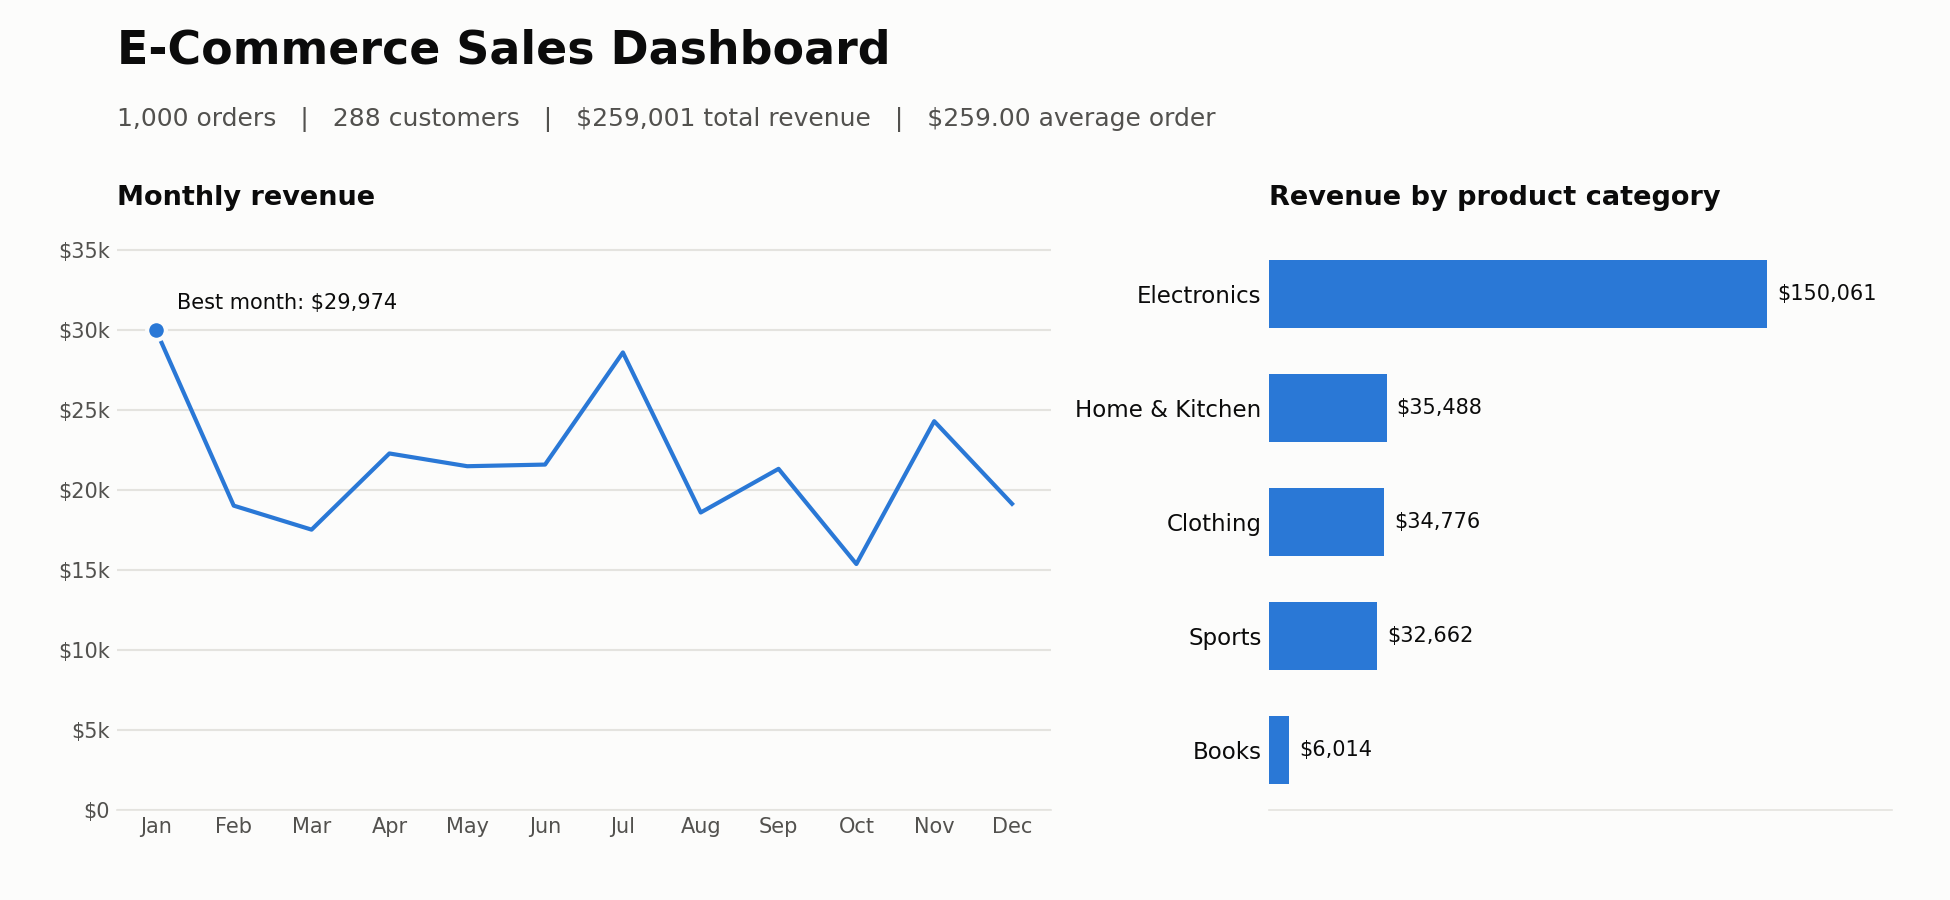

The Python source for this figure:
"""
dashboard.py
------------
Reads the clean data from the SQLite database (ecommerce.db), asks it
questions using SQL, and draws a one-page dashboard with two charts:
  1. Monthly revenue (line chart)
  2. Revenue by product category (bar chart)

Run pipeline.py first, because this script needs ecommerce.db to exist.
"""

from pathlib import Path
import sqlite3

import matplotlib.pyplot as plt
from matplotlib.ticker import FuncFormatter
import pandas as pd

# ----------------------------------------------------------------------
# Settings: file locations and colours
# ----------------------------------------------------------------------
BASE_DIR = Path(__file__).resolve().parent
DB_FILE = BASE_DIR / "ecommerce.db"
CHART_FILE = BASE_DIR / "dashboard.png"

SURFACE = "#fcfcfb"     # background of the page
TEXT = "#0b0b0b"        # main text (near black)
TEXT_SOFT = "#52514e"   # secondary text (dark grey)
GRID = "#e4e3df"        # very light grey for grid lines
BLUE = "#2a78d6"        # the colour of our data


# ----------------------------------------------------------------------
# A small helper that sends a SQL question to the database
# ----------------------------------------------------------------------
def run_query(sql):
    """Send one SQL query to the database and return the answer as a table."""
    conn = sqlite3.connect(DB_FILE)
    result = pd.read_sql_query(sql, conn)
    conn.close()
    return result


# ----------------------------------------------------------------------
# The three SQL questions we ask
# ----------------------------------------------------------------------
SUMMARY_SQL = """
    SELECT
        COUNT(*)                     AS total_orders,
        COUNT(DISTINCT customer_id)  AS unique_customers,
        ROUND(SUM(revenue), 2)       AS total_revenue,
        ROUND(AVG(revenue), 2)       AS avg_order_value
    FROM orders;
"""

MONTHLY_SQL = """
    SELECT
        strftime('%Y-%m', order_date)  AS month,
        ROUND(SUM(revenue), 2)         AS revenue
    FROM orders
    GROUP BY month
    ORDER BY month;
"""

CATEGORY_SQL = """
    SELECT
        product_category,
        ROUND(SUM(revenue), 2)  AS revenue,
        COUNT(*)                AS orders
    FROM orders
    GROUP BY product_category
    ORDER BY revenue DESC;
"""


# ----------------------------------------------------------------------
# Drawing helpers
# ----------------------------------------------------------------------
def money_in_thousands(value, _position):
    """Turn 20000 into $20k, so axis labels stay short."""
    if value == 0:
        return "\\$0"
    return f"\\${value / 1000:,.0f}k"


def tidy_axes(ax):
    """Remove clutter: no box around the chart, quiet grey text."""
    for side in ["top", "right", "left"]:
        ax.spines[side].set_visible(False)
    ax.spines["bottom"].set_color(GRID)
    ax.tick_params(colors=TEXT_SOFT, length=0, labelsize=10)
    ax.set_facecolor(SURFACE)


def draw_monthly_chart(ax, monthly):
    """Line chart: revenue for each month, with the best month labelled."""
    tidy_axes(ax)
    positions = list(range(len(monthly)))
    month_names = pd.to_datetime(monthly["month"] + "-01").dt.strftime("%b")

    ax.plot(positions, monthly["revenue"], color=BLUE, linewidth=2)

    # Mark and label the best month
    best = monthly["revenue"].idxmax()
    best_value = monthly["revenue"].max()
    ax.plot(
        best, best_value, marker="o", markersize=9,
        color=BLUE, markeredgecolor=SURFACE, markeredgewidth=2,
    )
    if best < len(positions) / 2:
        label_side, label_shift = "left", 10    # best month is on the left: write to the right
    else:
        label_side, label_shift = "right", -10  # best month is on the right: write to the left
    ax.annotate(
        f"Best month: \\${best_value:,.0f}",
        xy=(best, best_value), xytext=(label_shift, 10), textcoords="offset points",
        ha=label_side, fontsize=10, color=TEXT,
    )

    ax.set_xticks(positions)
    ax.set_xticklabels(month_names)
    ax.set_xlim(-0.5, len(positions) - 0.5)
    ax.set_ylim(0, best_value * 1.2)
    ax.yaxis.set_major_formatter(FuncFormatter(money_in_thousands))
    ax.grid(axis="y", color=GRID, linewidth=1)
    ax.set_axisbelow(True)
    ax.set_title("Monthly revenue", loc="left", fontsize=13,
                 fontweight="bold", color=TEXT, pad=14)


def draw_category_chart(ax, categories):
    """Horizontal bar chart: total revenue per product category."""
    tidy_axes(ax)
    ax.barh(categories["product_category"], categories["revenue"],
            color=BLUE, height=0.6)
    ax.invert_yaxis()  # put the biggest category at the top

    biggest = categories["revenue"].max()
    for row_number, value in enumerate(categories["revenue"]):
        ax.text(value + biggest * 0.02, row_number, f"\\${value:,.0f}",
                va="center", fontsize=10, color=TEXT)

    ax.set_xlim(0, biggest * 1.25)
    ax.set_xticks([])  # the numbers are written on the bars, so no axis needed
    ax.tick_params(axis="y", labelsize=11, colors=TEXT)
    ax.set_title("Revenue by product category", loc="left", fontsize=13,
                 fontweight="bold", color=TEXT, pad=14)


# ----------------------------------------------------------------------
# Run everything
# ----------------------------------------------------------------------
def main():
    if not DB_FILE.exists():
        print("Could not find ecommerce.db.")
        print("Run this first:  python pipeline.py")
        return

    summary = run_query(SUMMARY_SQL)
    monthly = run_query(MONTHLY_SQL)
    categories = run_query(CATEGORY_SQL)

    print("Summary:")
    print(summary.to_string(index=False))
    print("\nRevenue by category:")
    print(categories.to_string(index=False))

    row = summary.iloc[0]
    headline = (
        f"{int(row['total_orders']):,} orders   |   "
        f"{int(row['unique_customers']):,} customers   |   "
        f"\\${row['total_revenue']:,.0f} total revenue   |   "
        f"\\${row['avg_order_value']:,.2f} average order"
    )

    fig = plt.figure(figsize=(13, 6), facecolor=SURFACE)
    grid = fig.add_gridspec(
        1, 2, width_ratios=[3, 2], wspace=0.28,
        left=0.06, right=0.97, top=0.74, bottom=0.10,
    )
    ax_line = fig.add_subplot(grid[0])
    ax_bar = fig.add_subplot(grid[1])

    fig.text(0.06, 0.93, "E-Commerce Sales Dashboard", fontsize=22,
             fontweight="bold", color=TEXT, ha="left")
    fig.text(0.06, 0.86, headline, fontsize=12, color=TEXT_SOFT, ha="left")

    draw_monthly_chart(ax_line, monthly)
    draw_category_chart(ax_bar, categories)

    fig.savefig(CHART_FILE, dpi=150, facecolor=fig.get_facecolor())
    print(f"\nSaved the chart as {CHART_FILE.name}")

    plt.show()  # opens a window; close it to finish the script


if __name__ == "__main__":
    main()
    
